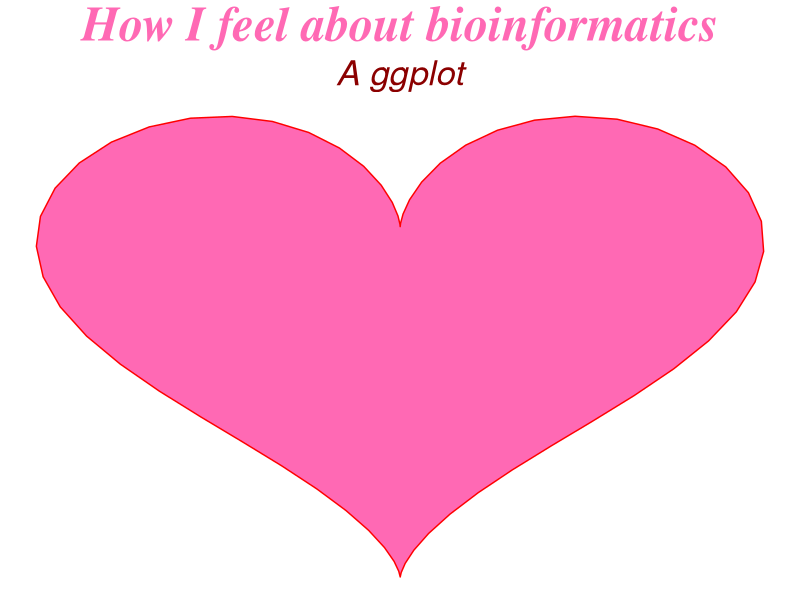

The R source for this figure:
## ---- chunk 1
#| label: Test
library(ggplot2)
dat<- data.frame(t=seq(0, 2*pi, by=0.1) )
 xhrt <- function(t) 16*sin(t)^3
 yhrt <- function(t) 13*cos(t)-5*cos(2*t)-2*cos(3*t)-cos(4*t)
 dat$y=yhrt(dat$t)
 dat$x=xhrt(dat$t)

options(repr.plot.width = 2, repr.plot.height = 2)
theme_set(theme_void())

heart = ggplot(dat, aes(x=x, y=y)) + geom_polygon(colour="red",
       fill="hotpink") + labs(title ="How I feel about bioinformatics", subtitle = "A ggplot") +
       theme(plot.title = element_text(family = "serif", size=35,
       color = "hotpink", face = "bold.italic", hjust = 0.5),
       plot.subtitle = element_text(size = 25, face = "italic",
       hjust = 0.5, color = "darkred"))
heart
